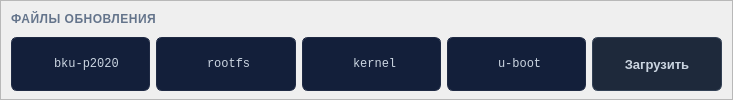
       <widget class="QFrame" name="frameLoadFirmware">
        <property name="styleSheet">
         <string notr="true">#frameLoadFirmware {
    border: 1px solid #1f2a44;
    border-radius: 8px;
    background-color: #0b1220;
}</string>
        </property>
        <property name="frameShape">
         <enum>QFrame::StyledPanel</enum>
        </property>
        <layout class="QVBoxLayout" name="verticalLayout_files">
         <property name="spacing">
          <number>8</number>
         </property>
         <property name="leftMargin">
          <number>10</number>
         </property>
         <property name="topMargin">
          <number>8</number>
         </property>
         <property name="rightMargin">
          <number>10</number>
         </property>
         <property name="bottomMargin">
          <number>8</number>
         </property>
         <item>
          <layout class="QHBoxLayout" name="horizontalLayout">
           <item>
            <widget class="QLabel" name="labelFilesTitle">
             <property name="font">
              <font>
               <pointsize>9</pointsize>
               <bold>true</bold>
              </font>
             </property>
             <property name="styleSheet">
              <string notr="true">color: #64748b;
letter-spacing: 0.5px;</string>
             </property>
             <property name="text">
              <string>ФАЙЛЫ ОБНОВЛЕНИЯ</string>
             </property>
            </widget>
           </item>
           <item>
            <widget class="QLabel" name="labelPixOkALL">
             <property name="minimumSize">
              <size>
               <width>14</width>
               <height>14</height>
              </size>
             </property>
             <property name="maximumSize">
              <size>
               <width>14</width>
               <height>14</height>
              </size>
             </property>
             <property name="text">
              <string/>
             </property>
             <property name="scaledContents">
              <bool>true</bool>
             </property>
            </widget>
           </item>
           <item>
            <spacer name="horizontalSpacer_5">
             <property name="orientation">
              <enum>Qt::Horizontal</enum>
             </property>
             <property name="sizeHint" stdset="0">
              <size>
               <width>40</width>
               <height>20</height>
              </size>
             </property>
            </spacer>
           </item>
          </layout>
         </item>
         <item>
          <layout class="QHBoxLayout" name="horizontalLayout_files">
           <property name="spacing">
            <number>6</number>
           </property>
           <item>
            <widget class="QFrame" name="frameFileChip1">
             <property name="sizePolicy">
              <sizepolicy hsizetype="Expanding" vsizetype="Preferred">
               <horstretch>1</horstretch>
               <verstretch>0</verstretch>
              </sizepolicy>
             </property>
             <property name="minimumSize">
              <size>
               <width>0</width>
               <height>36</height>
              </size>
             </property>
             <property name="styleSheet">
              <string notr="true">#frameFileChip1 {
    background-color: #131f3a;
    border: 1px solid #1f2a44;
    border-radius: 6px;
}</string>
             </property>
             <property name="frameShape">
              <enum>QFrame::StyledPanel</enum>
             </property>
             <layout class="QHBoxLayout" name="horizontalLayout_fileChip1">
              <property name="leftMargin">
               <number>10</number>
              </property>
              <property name="topMargin">
               <number>4</number>
              </property>
              <property name="rightMargin">
               <number>8</number>
              </property>
              <property name="bottomMargin">
               <number>4</number>
              </property>
              <item>
               <spacer name="horizontalSpacer">
                <property name="orientation">
                 <enum>Qt::Horizontal</enum>
                </property>
                <property name="sizeHint" stdset="0">
                 <size>
                  <width>40</width>
                  <height>20</height>
                 </size>
                </property>
               </spacer>
              </item>
              <item>
               <widget class="QLabel" name="labelNameF1">
                <property name="font">
                 <font>
                  <family>Consolas</family>
                  <pointsize>9</pointsize>
                 </font>
                </property>
                <property name="styleSheet">
                 <string notr="true">color: #cbd5e1;</string>
                </property>
                <property name="text">
                 <string>bku-p2020</string>
                </property>
               </widget>
              </item>
              <item>
               <spacer name="horizontalSpacer_fileChip1">
                <property name="orientation">
                 <enum>Qt::Horizontal</enum>
                </property>
                <property name="sizeHint" stdset="0">
                 <size>
                  <width>10</width>
                  <height>20</height>
                 </size>
                </property>
               </spacer>
              </item>
              <item>
               <widget class="QLabel" name="labelPixOk1">
                <property name="minimumSize">
                 <size>
                  <width>14</width>
                  <height>14</height>
                 </size>
                </property>
                <property name="maximumSize">
                 <size>
                  <width>14</width>
                  <height>14</height>
                 </size>
                </property>
                <property name="text">
                 <string/>
                </property>
                <property name="scaledContents">
                 <bool>true</bool>
                </property>
               </widget>
              </item>
             </layout>
            </widget>
           </item>
           <item>
            <widget class="QFrame" name="frameFileChip2">
             <property name="sizePolicy">
              <sizepolicy hsizetype="Expanding" vsizetype="Preferred">
               <horstretch>1</horstretch>
               <verstretch>0</verstretch>
              </sizepolicy>
             </property>
             <property name="minimumSize">
              <size>
               <width>0</width>
               <height>36</height>
              </size>
             </property>
             <property name="styleSheet">
              <string notr="true">#frameFileChip2 {
    background-color: #131f3a;
    border: 1px solid #1f2a44;
    border-radius: 6px;
}</string>
             </property>
             <property name="frameShape">
              <enum>QFrame::StyledPanel</enum>
             </property>
             <layout class="QHBoxLayout" name="horizontalLayout_fileChip2">
              <property name="leftMargin">
               <number>10</number>
              </property>
              <property name="topMargin">
               <number>4</number>
              </property>
              <property name="rightMargin">
               <number>8</number>
              </property>
              <property name="bottomMargin">
               <number>4</number>
              </property>
              <item>
               <spacer name="horizontalSpacer_4">
                <property name="orientation">
                 <enum>Qt::Horizontal</enum>
                </property>
                <property name="sizeHint" stdset="0">
                 <size>
                  <width>40</width>
                  <height>20</height>
                 </size>
                </property>
               </spacer>
              </item>
              <item>
               <widget class="QLabel" name="labelNameF2">
                <property name="font">
                 <font>
                  <family>Consolas</family>
                  <pointsize>9</pointsize>
                 </font>
                </property>
                <property name="styleSheet">
                 <string notr="true">color: #cbd5e1;</string>
                </property>
                <property name="text">
                 <string>rootfs</string>
                </property>
               </widget>
              </item>
              <item>
               <spacer name="horizontalSpacer_fileChip2">
                <property name="orientation">
                 <enum>Qt::Horizontal</enum>
                </property>
                <property name="sizeHint" stdset="0">
                 <size>
                  <width>10</width>
                  <height>20</height>
                 </size>
                </property>
               </spacer>
              </item>
              <item>
               <widget class="QLabel" name="labelPixOk2">
                <property name="minimumSize">
                 <size>
                  <width>14</width>
                  <height>14</height>
                 </size>
                </property>
                <property name="maximumSize">
                 <size>
                  <width>14</width>
                  <height>14</height>
                 </size>
                </property>
                <property name="text">
                 <string/>
                </property>
                <property name="scaledContents">
                 <bool>true</bool>
                </property>
               </widget>
              </item>
             </layout>
            </widget>
           </item>
           <item>
            <widget class="QFrame" name="frameFileChip3">
             <property name="sizePolicy">
              <sizepolicy hsizetype="Expanding" vsizetype="Preferred">
               <horstretch>1</horstretch>
               <verstretch>0</verstretch>
              </sizepolicy>
             </property>
             <property name="minimumSize">
              <size>
               <width>0</width>
               <height>36</height>
              </size>
             </property>
             <property name="styleSheet">
              <string notr="true">#frameFileChip3 {
    background-color: #131f3a;
    border: 1px solid #1f2a44;
    border-radius: 6px;
}</string>
             </property>
             <property name="frameShape">
              <enum>QFrame::StyledPanel</enum>
             </property>
             <layout class="QHBoxLayout" name="horizontalLayout_fileChip3">
              <property name="leftMargin">
               <number>10</number>
              </property>
              <property name="topMargin">
               <number>4</number>
              </property>
              <property name="rightMargin">
               <number>8</number>
              </property>
              <property name="bottomMargin">
               <number>4</number>
              </property>
              <item>
               <spacer name="horizontalSpacer_2">
                <property name="orientation">
                 <enum>Qt::Horizontal</enum>
                </property>
                <property name="sizeHint" stdset="0">
                 <size>
                  <width>40</width>
                  <height>20</height>
                 </size>
                </property>
               </spacer>
              </item>
              <item>
               <widget class="QLabel" name="labelNameF3">
                <property name="font">
                 <font>
                  <family>Consolas</family>
                  <pointsize>9</pointsize>
                 </font>
                </property>
                <property name="styleSheet">
                 <string notr="true">color: #cbd5e1;</string>
                </property>
                <property name="text">
                 <string>kernel</string>
                </property>
               </widget>
              </item>
              <item>
               <spacer name="horizontalSpacer_fileChip3">
                <property name="orientation">
                 <enum>Qt::Horizontal</enum>
                </property>
                <property name="sizeHint" stdset="0">
                 <size>
                  <width>10</width>
                  <height>20</height>
                 </size>
                </property>
               </spacer>
              </item>
              <item>
               <widget class="QLabel" name="labelPixOk3">
                <property name="minimumSize">
                 <size>
                  <width>14</width>
                  <height>14</height>
                 </size>
                </property>
                <property name="maximumSize">
                 <size>
                  <width>14</width>
                  <height>14</height>
                 </size>
                </property>
                <property name="text">
                 <string/>
                </property>
                <property name="scaledContents">
                 <bool>true</bool>
                </property>
               </widget>
              </item>
             </layout>
            </widget>
           </item>
           <item>
            <widget class="QFrame" name="frameFileChip4">
             <property name="sizePolicy">
              <sizepolicy hsizetype="Expanding" vsizetype="Preferred">
               <horstretch>1</horstretch>
               <verstretch>0</verstretch>
              </sizepolicy>
             </property>
             <property name="minimumSize">
              <size>
               <width>0</width>
               <height>36</height>
              </size>
             </property>
             <property name="styleSheet">
              <string notr="true">#frameFileChip4 {
    background-color: #131f3a;
    border: 1px solid #1f2a44;
    border-radius: 6px;
}</string>
             </property>
             <property name="frameShape">
              <enum>QFrame::StyledPanel</enum>
             </property>
             <layout class="QHBoxLayout" name="horizontalLayout_fileChip4">
              <property name="leftMargin">
               <number>10</number>
              </property>
              <property name="topMargin">
               <number>4</number>
              </property>
              <property name="rightMargin">
               <number>8</number>
              </property>
              <property name="bottomMargin">
               <number>4</number>
              </property>
              <item>
               <spacer name="horizontalSpacer_3">
                <property name="orientation">
                 <enum>Qt::Horizontal</enum>
                </property>
                <property name="sizeHint" stdset="0">
                 <size>
                  <width>40</width>
                  <height>20</height>
                 </size>
                </property>
               </spacer>
              </item>
              <item>
               <widget class="QLabel" name="labelNameUboot">
                <property name="font">
                 <font>
                  <family>Consolas</family>
                  <pointsize>9</pointsize>
                 </font>
                </property>
                <property name="styleSheet">
                 <string notr="true">color: #cbd5e1;</string>
                </property>
                <property name="text">
                 <string>u-boot</string>
                </property>
               </widget>
              </item>
              <item>
               <spacer name="horizontalSpacer_fileChip4">
                <property name="orientation">
                 <enum>Qt::Horizontal</enum>
                </property>
                <property name="sizeHint" stdset="0">
                 <size>
                  <width>10</width>
                  <height>20</height>
                 </size>
                </property>
               </spacer>
              </item>
              <item>
               <widget class="QLabel" name="labelPixOk4">
                <property name="minimumSize">
                 <size>
                  <width>14</width>
                  <height>14</height>
                 </size>
                </property>
                <property name="maximumSize">
                 <size>
                  <width>14</width>
                  <height>14</height>
                 </size>
                </property>
                <property name="text">
                 <string/>
                </property>
                <property name="scaledContents">
                 <bool>true</bool>
                </property>
               </widget>
              </item>
             </layout>
            </widget>
           </item>
           <item>
            <widget class="QPushButton" name="pushButtonLoadFile">
             <property name="sizePolicy">
              <sizepolicy hsizetype="Fixed" vsizetype="Preferred">
               <horstretch>0</horstretch>
               <verstretch>0</verstretch>
              </sizepolicy>
             </property>
             <property name="minimumSize">
              <size>
               <width>130</width>
               <height>36</height>
              </size>
             </property>
             <property name="font">
              <font>
               <pointsize>10</pointsize>
               <bold>true</bold>
              </font>
             </property>
             <property name="styleSheet">
              <string notr="true">QPushButton {
    background-color: #1e293b;
    color: #cbd5e1;
    border: 1px solid #334155;
    padding: 6px 14px;
    border-radius: 6px;
    font-weight: bold;
}
QPushButton:hover { background-color: #243349; border: 2px solid #475569; color: #f8fafc; }
QPushButton:pressed { background-color: #0f172a; }
QPushButton:disabled { background-color: #131f3a; color: #475569; border-color: #1f2a44; }</string>
             </property>
             <property name="text">
              <string>Загрузить</string>
             </property>
            </widget>
           </item>
          </layout>
         </item>
        </layout>
       </widget>
